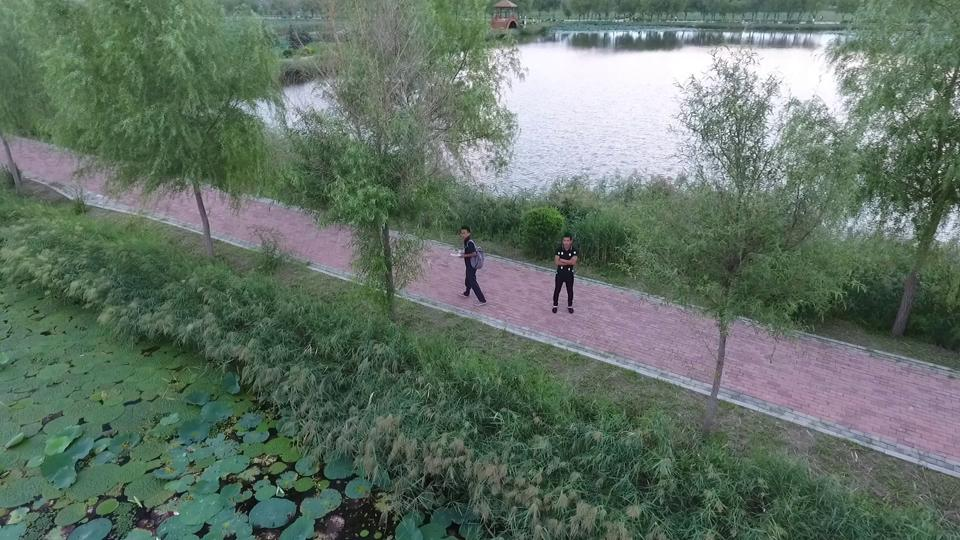
#> input picture outputs/preprocessed/train/images/0000098_00016_d_0000001.jpg, 960 x 540 px; its folder holds only this picture in this run
$ jupyter execute --allow-errors 01_EDA.ipynb
#> lines starting #> are read from the running program, lines starting #| are printed output that depends on the picture
# Task 1 — Dataset Understanding & EDA
**Antlings Internship — VisDrone Human & Car Detection**

This notebook covers:
- Dataset structure overview
- Class distribution analysis
- Object size distribution
- Sample image visualizations with bounding boxes
- Challenges identified in the dataset

[cell 1]
import os
import cv2
import numpy as np
import matplotlib.pyplot as plt
import matplotlib.patches as patches
from pathlib import Path
from collections import Counter
import pandas as pd
import random

# Paths — AFTER preprocessing
PREPROCESSED = Path('F:/ANTS/outputs/preprocessed')
ORIGINAL     = Path('F:/VisDrone_Dataset')

TRAIN_IMGS = PREPROCESSED / 'train/images'
TRAIN_LBLS = PREPROCESSED / 'train/labels'
VAL_IMGS   = PREPROCESSED / 'val/images'
VAL_LBLS   = PREPROCESSED / 'val/labels'

CLASS_NAMES = {0: 'human', 1: 'car'}
CLASS_COLORS = {0: (0, 255, 0), 1: (0, 0, 255)}  # green=human, red=car

print('Paths set. Ready.')

## 1. Dataset Size Overview

[cell 2]
splits = {
    'train': (PREPROCESSED/'train/images', PREPROCESSED/'train/labels'),
    'val':   (PREPROCESSED/'val/images',   PREPROCESSED/'val/labels'),
    'test':  (PREPROCESSED/'test/images',  PREPROCESSED/'test/labels'),
}

for split, (imgs, lbls) in splits.items():
    n_imgs = len(list(imgs.glob('*.jpg')))
    n_lbls = len(list(lbls.glob('*.txt')))
    print(f'{split:6s}: {n_imgs:5d} images  |  {n_lbls:5d} label files')

## 2. Class Distribution

[cell 3]
def count_classes(label_dir):
    counts = Counter()
    for lbl_file in Path(label_dir).glob('*.txt'):
        for line in lbl_file.read_text().strip().splitlines():
            if line.strip():
                cls = int(line.split()[0])
                counts[cls] += 1
    return counts

train_counts = count_classes(TRAIN_LBLS)
val_counts   = count_classes(VAL_LBLS)

fig, axes = plt.subplots(1, 2, figsize=(12, 5))
fig.suptitle('Class Distribution After Remapping', fontsize=14, fontweight='bold')

for ax, (title, counts) in zip(axes, [('Train Set', train_counts), ('Val Set', val_counts)]):
    labels = [CLASS_NAMES.get(k, str(k)) for k in sorted(counts.keys())]
    values = [counts[k] for k in sorted(counts.keys())]
    colors = ['#2ecc71', '#e74c3c']
    bars = ax.bar(labels, values, color=colors, edgecolor='black', linewidth=0.8)
    ax.set_title(title, fontsize=12)
    ax.set_ylabel('Annotation Count')
    for bar, val in zip(bars, values):
        ax.text(bar.get_x() + bar.get_width()/2, bar.get_height() + 500,
                f'{val:,}', ha='center', va='bottom', fontsize=11, fontweight='bold')
    ax.grid(axis='y', alpha=0.3)

plt.tight_layout()
plt.savefig('F:/ANTS/results/images/class_distribution.png', dpi=150, bbox_inches='tight')
plt.show()
print(f'Train — human: {train_counts[0]:,}  car: {train_counts[1]:,}')
print(f'Val   — human: {val_counts[0]:,}    car: {val_counts[1]:,}')

## 3. Object Size Distribution (Key Challenge)

[cell 4]
def get_bbox_sizes(label_dir, img_dir, max_files=500):
    """Collect bounding box pixel areas for all annotations."""
    sizes_human, sizes_car = [], []
    label_files = list(Path(label_dir).glob('*.txt'))[:max_files]

    for lbl_file in label_files:
        img_file = Path(img_dir) / (lbl_file.stem + '.jpg')
        if not img_file.exists():
            continue
        img = cv2.imread(str(img_file))
        if img is None:
            continue
        H, W = img.shape[:2]

        for line in lbl_file.read_text().strip().splitlines():
            if not line.strip():
                continue
            parts = line.split()
            cls = int(parts[0])
            bw  = float(parts[3]) * W
            bh  = float(parts[4]) * H
            area = bw * bh
            if cls == 0:
                sizes_human.append(area)
            else:
                sizes_car.append(area)
    return sizes_human, sizes_car

print('Computing object sizes (may take ~30 seconds)...')
sizes_human, sizes_car = get_bbox_sizes(TRAIN_LBLS, TRAIN_IMGS, max_files=300)

fig, axes = plt.subplots(1, 2, figsize=(14, 5))
fig.suptitle('Object Size Distribution (pixel area)', fontsize=13, fontweight='bold')

axes[0].hist(sizes_human, bins=60, color='#2ecc71', edgecolor='black', linewidth=0.5)
axes[0].set_title('Human Bounding Box Areas')
axes[0].set_xlabel('Pixel Area (w × h)')
axes[0].set_ylabel('Count')
axes[0].axvline(np.median(sizes_human), color='red', linestyle='--',
                label=f'Median: {np.median(sizes_human):.0f}px²')
axes[0].legend()

axes[1].hist(sizes_car, bins=60, color='#e74c3c', edgecolor='black', linewidth=0.5)
axes[1].set_title('Car Bounding Box Areas')
axes[1].set_xlabel('Pixel Area (w × h)')
axes[1].axvline(np.median(sizes_car), color='blue', linestyle='--',
                label=f'Median: {np.median(sizes_car):.0f}px²')
axes[1].legend()

for ax in axes:
    ax.grid(alpha=0.3)

plt.tight_layout()
plt.savefig('F:/ANTS/results/images/object_size_distribution.png', dpi=150, bbox_inches='tight')
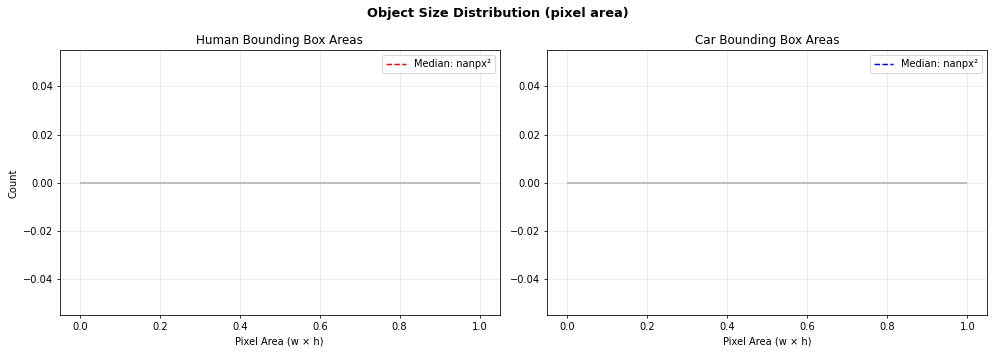
#> figure drawn by matplotlib, 2 panels
plt.show()

print(f'Human median size: {np.median(sizes_human):.1f} px²  (very small!)')
print(f'Car   median size: {np.median(sizes_car):.1f} px²')
tiny_human = sum(1 for s in sizes_human if s < 32*32)
#> (the rest of this cell did not finish here and is left out)

## 4. Sample Visualizations with Bounding Boxes

[cell 5]
def draw_boxes_on_image(img_path, lbl_path):
    img = cv2.imread(str(img_path))
#> img is the input picture: shape (540, 960, 3); mean B, G, R 102.5, 114.5, 98.6
    img = cv2.cvtColor(img, cv2.COLOR_BGR2RGB)
    H, W = img.shape[:2]
#> H = 540; W = 960

    if Path(lbl_path).exists():
        for line in Path(lbl_path).read_text().strip().splitlines():
            if not line.strip():
                continue
            parts = line.split()
            cls = int(parts[0])
            cx, cy, bw, bh = float(parts[1]), float(parts[2]), float(parts[3]), float(parts[4])
            x1 = int((cx - bw/2) * W)
            y1 = int((cy - bh/2) * H)
            x2 = int((cx + bw/2) * W)
            y2 = int((cy + bh/2) * H)
            color = (0, 220, 80) if cls == 0 else (220, 50, 50)
            cv2.rectangle(img, (x1, y1), (x2, y2), color, 2)
            label = CLASS_NAMES.get(cls, str(cls))
            cv2.putText(img, label, (x1, max(y1-4, 10)),
                        cv2.FONT_HERSHEY_SIMPLEX, 0.45, color, 1)
    return img

# Pick 6 random training images
all_imgs = list(TRAIN_IMGS.glob('*.jpg'))
sample_imgs = random.sample(all_imgs, min(6, len(all_imgs)))

fig, axes = plt.subplots(2, 3, figsize=(18, 10))
fig.suptitle('Sample Training Images with Remapped Annotations\n(Green=Human, Red=Car)',
             fontsize=13, fontweight='bold')

for ax, img_path in zip(axes.flatten(), sample_imgs):
    lbl_path = TRAIN_LBLS / (img_path.stem + '.txt')
    annotated = draw_boxes_on_image(img_path, lbl_path)

    # Count annotations
    n_human, n_car = 0, 0
    if lbl_path.exists():
        for line in lbl_path.read_text().strip().splitlines():
            if line.strip():
                if int(line.split()[0]) == 0: n_human += 1
                else: n_car += 1

    ax.imshow(annotated)
    ax.set_title(f'Humans: {n_human}  Cars: {n_car}', fontsize=10)
    ax.axis('off')

plt.tight_layout()
plt.savefig('F:/ANTS/results/images/sample_annotations.png', dpi=150, bbox_inches='tight')
plt.show()

## 5. Annotations Per Image Distribution

[cell 6]
ann_per_img = []
for lbl in list(TRAIN_LBLS.glob('*.txt'))[:1000]:
    lines = [l for l in lbl.read_text().strip().splitlines() if l.strip()]
    ann_per_img.append(len(lines))

fig, ax = plt.subplots(figsize=(10, 5))
ax.hist(ann_per_img, bins=50, color='#3498db', edgecolor='black', linewidth=0.5)
ax.set_title('Annotations Per Image (Train)', fontsize=13, fontweight='bold')
ax.set_xlabel('Number of annotations in image')
ax.set_ylabel('Number of images')
ax.axvline(np.mean(ann_per_img), color='red', linestyle='--',
           label=f'Mean: {np.mean(ann_per_img):.1f}')
ax.axvline(np.median(ann_per_img), color='orange', linestyle='--',
           label=f'Median: {np.median(ann_per_img):.1f}')
ax.legend()
ax.grid(alpha=0.3)
plt.tight_layout()
plt.savefig('F:/ANTS/results/images/annotations_per_image.png', dpi=150, bbox_inches='tight')
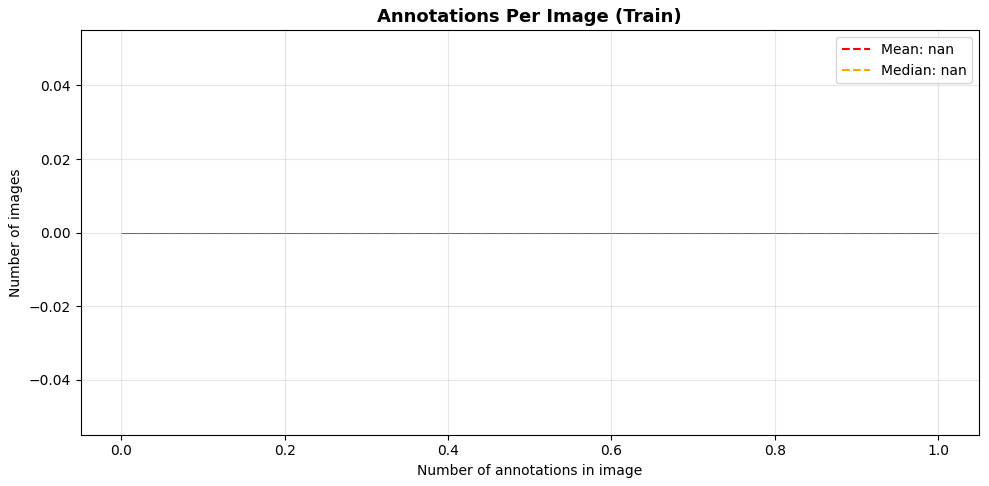
#> figure drawn by matplotlib, 1 panel
plt.show()

print(f'Mean annotations per image:   {np.mean(ann_per_img):.1f}')
print(f'Median annotations per image: {np.median(ann_per_img):.1f}')
#> (the rest of this cell did not finish here and is left out)
